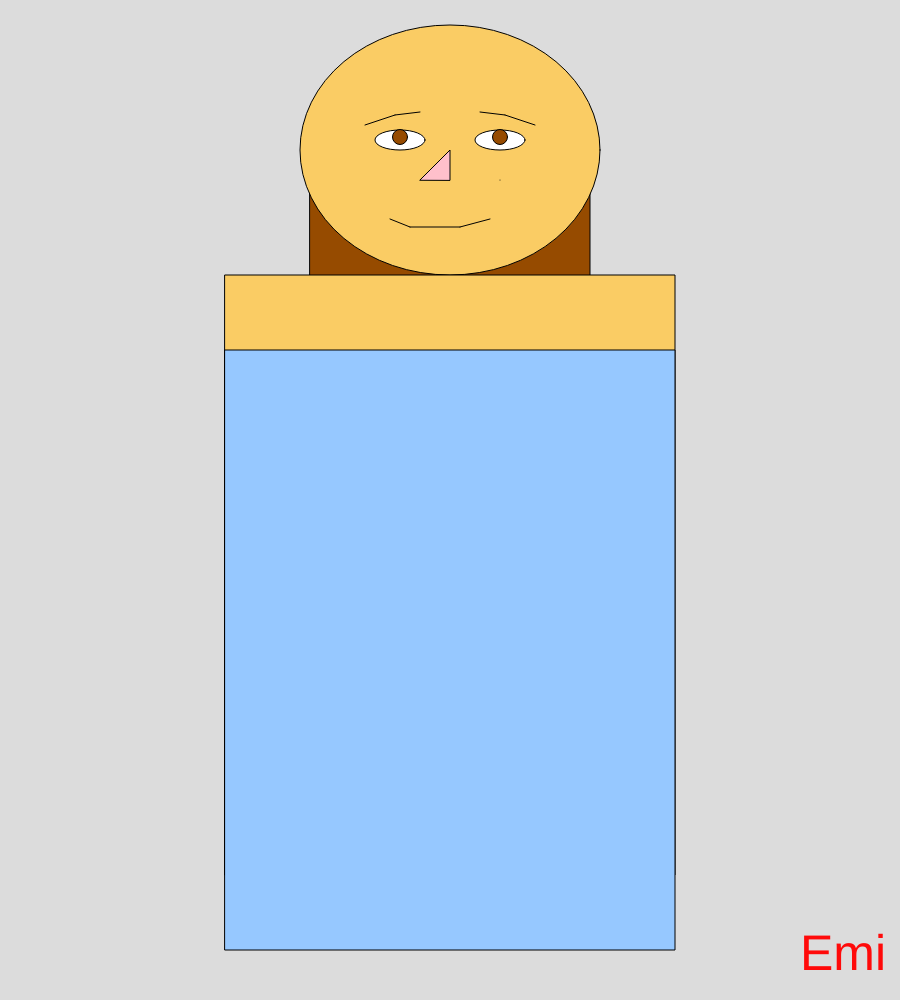
Frame 1 (no input)
Frame 60 (no input): identical to frame 1, image omitted
Frame 120 (the mouse pressed at the canvas centre since frame 60): identical to frame 1, image omitted

The p5.js sketch that drew this single still picture (run headless with seeded random() and noise() and a simulated clock; from frame 60 on, the mouse is pressed at the canvas centre):

// p5.js sketch
// ── sketch.js
function setup() {
    createCanvas(900,1000);
  }
  


  function draw() {
    background(220);
    c2 = color(150,75,0);
    c3 = color(500)
    c4 = color(255,192,203)
    c5 = color(150,200,500)
    c6 = color(800,10,10)
    fill(c2);
    rect(310,130,280,450); //hair//
    fill(250,204,100);
    ellipse(450,150,300,250); //head//
    rect(225,275,450,600) //body//
    fill(c3);
    ellipse(400,140,50,20); //left eye//
    ellipse(500,140,50,20); // right eye//
    fill(c2);
    circle(400,137,15); //left pupil//
    circle(500,137,15); //right pupil//
    fill (c4)
    triangle(420,180,450,150,450,180); //nose//
    line(390,219,410,227); //left smile line//
    line(410,227,460,227); //middle smile line//
    line(460,227,490,219); //right smile line//
    line(365,125,395,115); //left bottom eyebrow//
    line(395,115,420,112); //left top eyebrow//
    line(480,112,505,115); //right top eyebrow//
    line(505,115,535,125); //right bottom eyebrow//
    fill (c5)
    rect(225,350,450,600); //blue shirt//
    point(500,180); //little dot//
    fill (c6)
    textSize(50);
    text('Emi', 800, 970);
  }
// ── mainpage.html


<html>
  <head>
   <title> 
    Emi's Self portrait
   </title>
    <script src="https://cdnjs.cloudflare.com/ajax/libs/p5.js/1.1.9/p5.min.js"></script>
    <script src="sketch.js"></script>
  </head>
  <body>
  </body>
</html>
